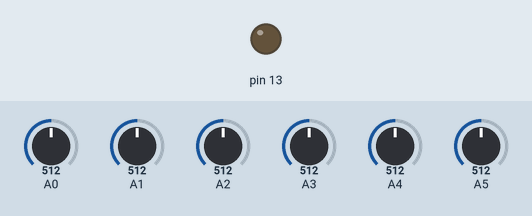
Simulated run of this sketch. Board: Arduino Uno, built with avr-gcc and run on an emulated ATmega328P. Parts: output pins drawn as LEDs (lit = HIGH). The inputs (shaded band) are chosen by the test bench; at power-on: A0 = 512, A1 = 512, A2 = 512, A3 = 512, A4 = 512, A5 = 512. What the sketch prints to the serial monitor is not drawn.

Above: at 0.1 s.
At 0.6 s:
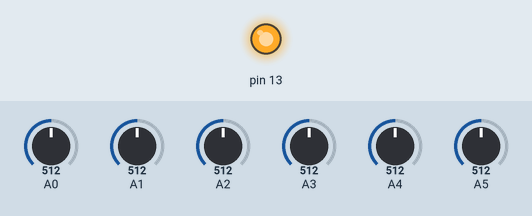
Timing chart, 0 to 12.0 s (numbered marks = the images above):
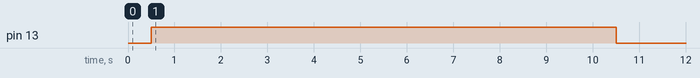

The sketch:

QTR-8A.ino
```cpp
/* The QTR array code is based off of example code provided by
pololu. www.pololu.com
*/

#include <QTRSensors.h>


#define NUM_SENSORS             6  // number of sensors used
#define NUM_SAMPLES_PER_SENSOR  4  // average 4 analog samples per sensor reading
#define EMITTER_PIN             QTR_NO_EMITTER_PIN  // no emitter connected

// sensors 0 through 5 are connected to analog inputs 0 through 5, respectively
QTRSensorsAnalog qtra((unsigned char[]) {0, 1, 2, 3, 4, 5},
  NUM_SENSORS, NUM_SAMPLES_PER_SENSOR, EMITTER_PIN);
unsigned int sensorValues[NUM_SENSORS];


void setup()
{
  delay(500);
  pinMode(13, OUTPUT);
  digitalWrite(13, HIGH);    // turn on Arduino's LED to indicate we are in calibration mode
  for (int i = 0; i < 400; i++)  // make the calibration take about 10 seconds
  {
    qtra.calibrate();       // reads all sensors 10 times at 2.5 ms per six sensors (i.e. ~25 ms per call)
  }
  digitalWrite(13, LOW);     // turn off Arduino's LED to indicate we are through with calibration

  // print the calibration minimum values measured when emitters were on
  Serial.begin(9600);
  for (int i = 0; i < NUM_SENSORS; i++)
  {
    Serial.print(qtra.calibratedMinimumOn[i]);
    Serial.print(' ');
  }
  Serial.println();

  // print the calibration maximum values measured when emitters were on
  for (int i = 0; i < NUM_SENSORS; i++)
  {
    Serial.print(qtra.calibratedMaximumOn[i]);
    Serial.print(' ');
  }
  Serial.println();
  Serial.println();
  delay(1000);
}


void loop()
{
  // read calibrated sensor values and obtain a measure of the line position from 0 to 5000
  // To get raw sensor values, call:
  //  qtra.read(sensorValues); instead of unsigned int position = qtra.readLine(sensorValues);
  unsigned int position = qtra.readLine(sensorValues);

  // print the sensor values as numbers from 0 to 1000, where 0 means maximum reflectance and
  // 1000 means minimum reflectance, followed by the line position
  for (unsigned char i = 0; i < NUM_SENSORS; i++)
  {
    Serial.print(sensorValues[i]);
    Serial.print('\t');
  }
  Serial.println(); // uncomment this line if you are using raw values
  Serial.println(position); // comment this line out if you are using raw values

  delay(250);
}
```
